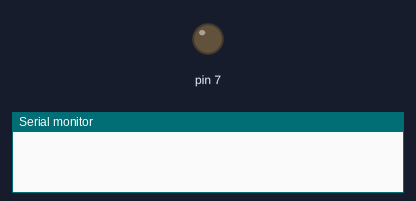
The sketch below on a simulated Arduino Uno, built with avr-gcc and run on an emulated ATmega328P. On the bench: output pins drawn as LEDs (lit = HIGH), the last lines printed to the serial monitor. The modem accepts every AT command (registered, SIM ready, sends succeed) and sends nothing else.

Above: at 0.1 s.
At 2.2 s:
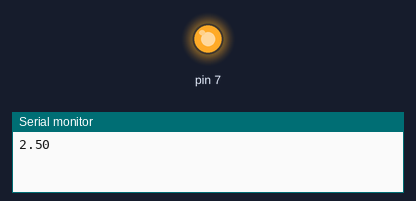
Timing chart, 0 to 4.6 s (numbered marks = the images above):
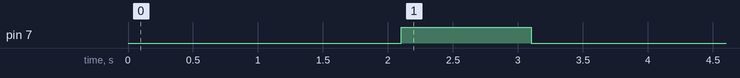

Measured:
- by itself, pin 7: LOW → HIGH at 2.1 s, → LOW 1.0 s later

The sketch:

Project1_GSM.ino
```cpp
#include<SoftwareSerial.h>
SoftwareSerial mySerial(9,10); //tx,rx;
void setup() {
  pinMode(7,OUTPUT);
  mySerial.begin(9600);
  Serial.begin(9600);
  delay(100);
}

void loop() {
  float sensorVoltage;
  float sensorValue;
  sensorValue = analogRead(A0);
  sensorVoltage = sensorValue/1024*5.0;
  /*if(Serial.available() > 0)
    switch(Serial.read()) {
      case 's':
        SendMe ssage();
        break;
       case 'c':
        makeCall();
        break;
    }*/
    Serial.println(sensorVoltage);
    delay(2000);
    if(sensorVoltage > 1.5) {
      buzzer();
      SendMessage1();
      delay(1000);
      SendMessage2();
      delay(5000);
      makeCall1();
      delay(100000);
      makeCall2();
      delay(100000);
      }
    //if(mySerial.available() > 0)
      //Serial.write(mySerial.read());
}

void SendMessage1() {
  mySerial.println("AT+CMGF=1\r");
  delay(1000);
  mySerial.println("AT+CMGS=\"XXXXXXXXXXXX\"\r");
  delay(1000);
  mySerial.println("Gas is leaking.....");
  Serial.println("Message Sent...");
  delay(100);
  mySerial.println((char)26);
  delay(1000);
}
void SendMessage2() {
  mySerial.println("AT+CMGF=1\r");
  delay(1000);
  mySerial.println("AT+CMGS=\"XXXXXXXXXXXX\"\r");
  delay(1000);
  mySerial.println("Gas is leaking.....");
  Serial.println("Message Sent...");
  delay(100);
  mySerial.println((char)26);
  delay(1000);
}
void makeCall1(){
  mySerial.println("ATD+XXXXXXXXXXX;");
  Serial.println("Calling...");
  delay(10000);
}
void makeCall2(){
  mySerial.println("ATD+XXXXXXXXXXX;");
  Serial.println("Calling...");
  delay(10000);
}
void buzzer() {
  digitalWrite(7,HIGH);
  delay(1000);
  Serial.println("Buzzed..");
  digitalWrite(7,LOW);
}
```
